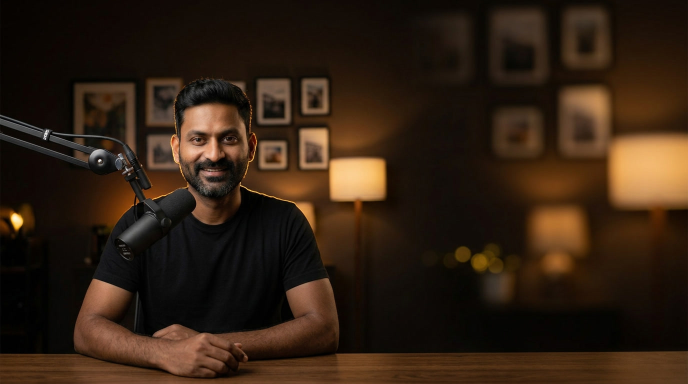
#> input picture channels/claude-tricks/assets/character/host_library/longform_champagne_v1/using-the-reference-image-keep-the-e_1f1a0752_0.jpg, 1376 x 768 px (shown at 1/2 size)
$ python -i build_longform_segment.py   (imports and definitions only)
#> lines starting #> are read from the running program, lines starting #| are printed output that depends on the picture; after the words box and inside, x2 and y2 are one past the last pixel; in counts of white or black regions, pixels touching at a corner belong together
#> further down, picture is the input picture: PIL image 1376x768 RGB; mean R, G, B 50, 32.9, 18.7
#!/usr/bin/env python3
"""
build_longform_segment.py — 16:9 LONG-FORM segment renderer (VERSIONED template).

LONGFORM-PLAN.md §6: the critical build after the assemble spine. Renders ONE segment
(one tip / one news item) at native 1920x1080 with the landscape beat grammar, so N of
these feed assemble_longform.py into a full long-form. This is the horizontal counterpart
to build_ep_v2.py — a SEPARATE script (VJ 2026-08-16) that we VERSION until the template
locks; do not fold it back into the Shorts builder.

Landscape beat grammar (v1 — two modes, the tutorial-video staples):
  - host_full  : Sol fills the 16:9 frame (cover-crop the wide still), slow push, dark
                 vignette, magenta lower-third title. The setup / to-camera lines.
  - screen_pip : the real-screen proof fills the frame, Sol rides in a bottom-right rounded
                 PiP with a magenta ring (the classic "webcam over screenshare"). The demo.
Captions: karaoke (white -> magenta active word) burned from an ElevenLabs .words.json,
same word-level source the Shorts use, resized for 16:9.

v1 SCOPE: proves the LAYOUT, not the final assets. Host = the committed Sol still
(assets/character/host_library/outfit_11_sol_magenta/) held with a slow push — the same
frozen-host degrade §13 already uses when no lip-synced clip exists; a real HeyGen landscape
clip drops into the same slot later. Screen = a drawn placeholder unless --screen is given,
so the grammar can be eyeballed with zero T5 restore / zero HeyGen spend.

Usage (v1 prototype — one segment from ep11's real word-timings):
  python3 channels/claude-tricks/build_longform_segment.py \
      --words channels/claude-tricks/assets/ep11/vo_v2.words.json \
      --title "1. Switch models in one click" \
      --out channels/claude-tricks/renders/longform/seg_proto.mp4

  # with real assets once the template locks:
  #   --host-clip <landscape HeyGen mp4>  --screen <real screen recording mp4>  --audio <vo.mp3>
"""
import argparse, json, os, shutil, subprocess, sys, tempfile
from PIL import Image, ImageDraw, ImageFont, ImageFilter

HERE = os.path.dirname(os.path.abspath(__file__))
REPO = os.path.dirname(os.path.dirname(HERE))
sys.path.insert(0, os.path.join(REPO, "scripts"))
from ffmpeg_util import venc
# reuse the Shorts' PROVEN PIL caption system (this ffmpeg build has NO libass — same reason
# assemble_short.py renders captions as PNG overlays instead of an ass/subtitles filter)
from assemble_short import render_caption_pngs, overlay_captions

VERSION = "v3"                          # bump every iteration until the template locks
FFMPEG = shutil.which("ffmpeg") or "/opt/homebrew/bin/ffmpeg"
FFPROBE = shutil.which("ffprobe") or "/opt/homebrew/bin/ffprobe"

W, H, FPS = 1920, 1080, 30
# v3 (VJ 2026-08-25): the LONG-FORM lane has its OWN identity — champagne editorial
# (webapp Obsidian & Champagne tokens), NOT the Shorts magenta. #E91E63 stays Shorts-only.
ACCENT = (228, 197, 107)                # #e4c56b — champagne (webapp --accent)
INK = (12, 15, 20)                      # deep-ink base
FONT_ANTON = os.path.join(REPO, "remotion-studio", "public", "fonts", "Anton.ttf")
SOL_DIR = os.path.join(HERE, "assets", "character", "host_library", "outfit_11_sol_magenta")

# v2: captions ride LOW (long-form band, off the host's face) instead of the mid-frame
# y=0.605 the Shorts use. PiP + lower-third are laid out to clear this band.
CAP_Y = int(H * 0.80)                    # 864 — caption top
PIP_D = 360                              # PiP diameter (square host crop), bottom-right


def run(cmd):
    print("+", " ".join(str(c) for c in cmd))
    subprocess.run(cmd, check=True)


# [5 lines left out: function probe_dur, not called in this run]


def font(sz):
    return ImageFont.truetype(FONT_ANTON, sz)


# ---------------------------------------------------------------------------
# Still backdrops (drawn once with PIL, held with a slow push in ffmpeg)
# ---------------------------------------------------------------------------

def regrade_magenta_to_champagne(im):
    """v3: the committed Sol wide still has MAGENTA bokeh (shorts brand) baked in.
    The long-form lane is champagne, so hue-rotate magenta-ish pixels (~270-345deg)
    to gold (~45deg) with a soft mask; skin/wardrobe (other hues) untouched."""
    import numpy as np
    rgb = np.asarray(im).astype(np.float32) / 255.0
    hsv = np.asarray(im.convert("HSV")).astype(np.float32)
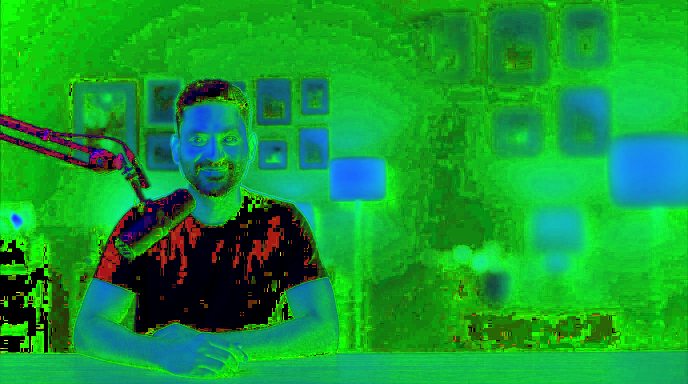
#> hsv: shape (768, 1376, 3) float32 (shown at 1/2 size); mean R, G, B 21.1, 155.8, 50
    h, s = hsv[..., 0] * 360.0 / 255.0, hsv[..., 1] / 255.0
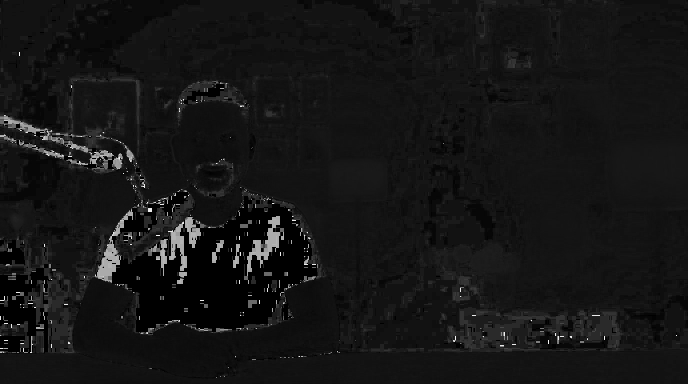
#> h: shape (768, 1376) float32 (shown at 1/2 size); min 0, max 357.2, mean 29.8; drawn with min black and max white
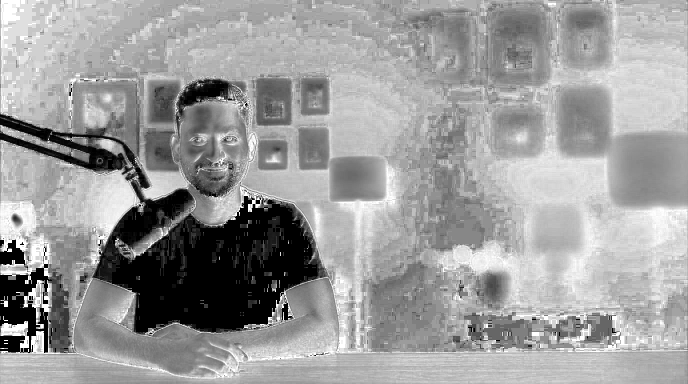
#> s: shape (768, 1376) float32 (shown at 1/2 size); min 0, max 1, mean 0.611
    mask = ((h > 270) & (h < 345)) & (s > 0.25)
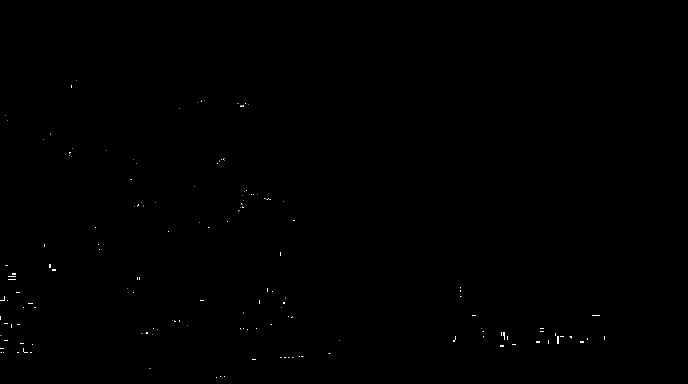
#> mask: shape (768, 1376) bool (shown at 1/2 size); 0.1% white in thin lines or dots, all inside (x1, y1, x2, y2) = (1, 160, 1210, 755)
    soft = Image.fromarray((mask * 255).astype("uint8")).filter(ImageFilter.GaussianBlur(6))
    hsv[..., 0][mask] = 45 * 255.0 / 360.0
    hsv[..., 1][mask] *= 0.85
    shifted = Image.fromarray(hsv.astype("uint8"), "HSV").convert("RGB")
    return Image.composite(shifted, im, soft)


# [290 lines left out: functions host_full_still, screen_placeholder_still, host_pip_png, punch_in_frame, render_punch_in, highlight_rect and 8 more, not called in this run]


# [2 lines not run here, left out]

>>> from PIL import Image
>>> picture = Image.open('assets/character/host_library/longform_champagne_v1/using-the-reference-image-keep-the-e_1f1a0752_0.jpg')
>>> result = regrade_magenta_to_champagne(picture)
